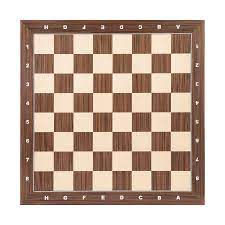
#> input picture chessboard.jpg, 225 x 225 px
$ jupyter execute FAST.ipynb
#> lines starting #> are read from the running program, lines starting #| are printed output that depends on the picture; after the words box and inside, x2 and y2 are one past the last pixel; in counts of white or black regions, pixels touching at a corner belong together
## Name : Priyank Maheshwari
## Section : A
## Roll No. : 52
## Subject : Computer Vision

## AIM : Detect and mark corner points in an image using the FAST corner detection algorithm.

[cell 1]
import cv2
import matplotlib.pyplot as plt

[cell 2]
img = cv2.imread('chessboard.jpg')
#> img is the input picture: shape (225, 225, 3); mean B, G, R 163.3, 176.5, 197.4

[cell 3]
gray = cv2.cvtColor(img,cv2.COLOR_BGR2GRAY)
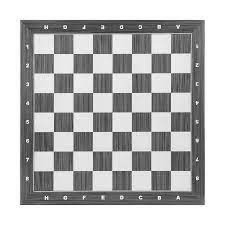
#> gray: shape (225, 225); min 8, max 255, mean 181.3

[cell 4]
plt.figure(figsize=(5,5))
plt.imshow(gray,cmap='gray')
plt.title("Gray Image")
plt.axis('off')
plt.show()

[cell 5]
fast = cv2.FastFeatureDetector_create(threshold=50, nonmaxSuppression=True)

[cell 6]
kp = fast.detect(gray, None)
#> kp = 240 keypoints; strongest (x, y, size): (22, 204, 7), (84, 27, 7), (27, 160, 7), (120, 26, 7)

[cell 7]
for corner in kp:
    x, y = corner.pt
    cv2.circle(img, (int(x), int(y)), 3, (0, 255, 0), -1)
#> this loop made 240 passes
#> (corner, x, y) on passes 1 to 3: (keypoint at (22, 20), size 7, 22, 20), (keypoint at (203, 21), size 7, 203, 21), (keypoint at (139, 25), size 7, 139, 25)
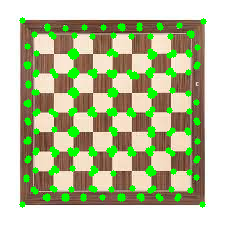
#> img: shape (225, 225, 3); 10.32% of pixels changed, all inside (x1, y1, x2, y2) = (19, 17, 207, 208)

[cell 8]
plt.figure(figsize=(5,5))
plt.imshow(cv2.cvtColor(img, cv2.COLOR_BGR2RGB))
plt.title('FAST Corner Detection')
plt.axis('off')
plt.show()

### Changing the parameters and observing changes .

[cell 9]
fast = cv2.FastFeatureDetector_create(threshold=50, nonmaxSuppression=True)

[cell 10]
kp = fast.detect(gray, None)

[cell 11]
for corner in kp:
    x, y = corner.pt
    cv2.circle(img, (int(x), int(y)), 6, (0, 255, 0), -1)
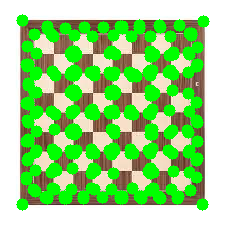
#> img: shape (225, 225, 3); mean B, G, R 126.4, 214.5, 145.2

[cell 12]
plt.figure(figsize=(5,5))
plt.imshow(cv2.cvtColor(img, cv2.COLOR_BGR2RGB))
plt.title('FAST Corner Detection')
plt.axis('off')
plt.show()
